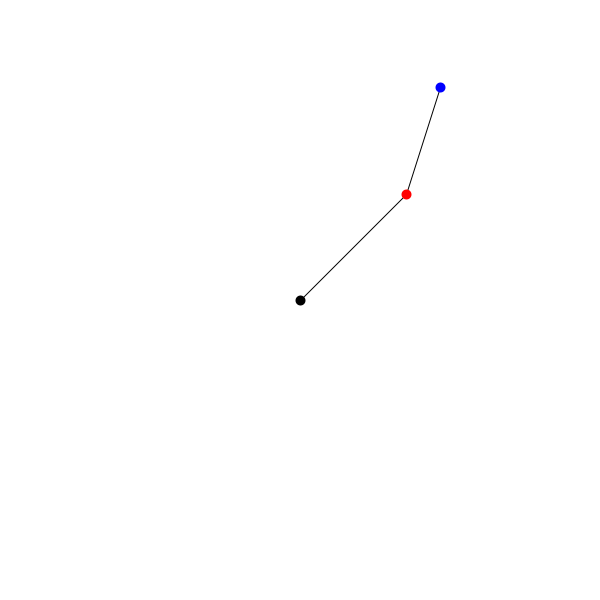
Frame 1 (no input)
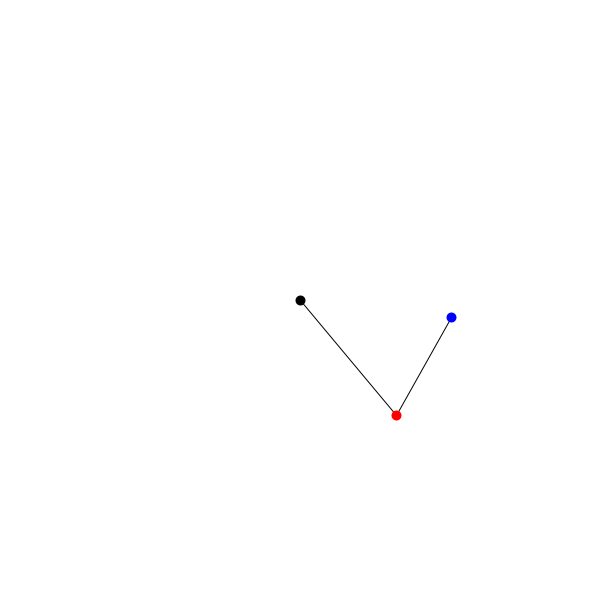
Frame 60 (the mouse pressed at the canvas centre just before this capture)
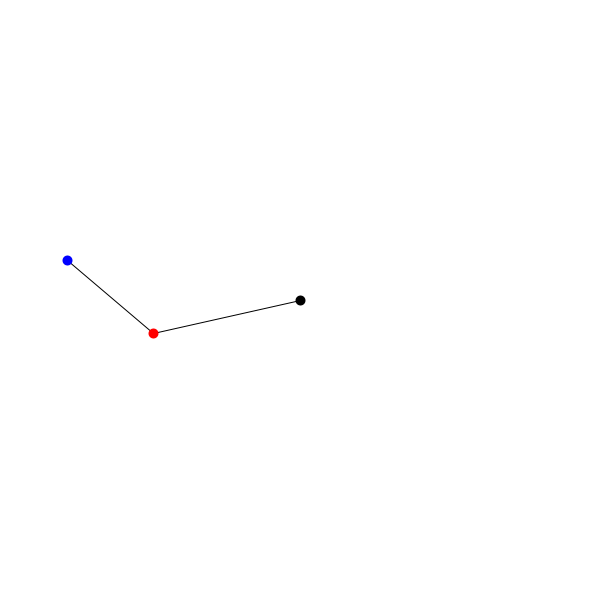
Frame 120 (the mouse held since frame 60 and released just before this capture)

The Processing sketch that drew these frames (run headless with seeded random() and noise(); from frame 60 on, the mouse is pressed at the canvas centre):

// Processing sketch: doublePendulum
// ── doublePendulum.pde

float g = 10;
float dt = .01;
float m1 = 1;
float m2 = 1;
float l1 = 1;
float l2 = .75;

float theta1, theta2, theta1Dot, theta2Dot;

void setup() {
  size(600, 600);
  frameRate(60);
  background(255);

  theta1 = 3*PI/4;
  theta2 = .9*PI;
  theta1Dot = 0;
  theta2Dot = 0;
}

void drawPoint(float x, float y) {

  point(x*width*.25 + width*.5, -y*height*.25 + height*.5);
}

void drawLine(float x1, float y1, float x2, float y2) {
  line(x1*width*.25 + width*.5, -y1*height*.25 + height*.5, 
    x2*width*.25 + width*.5, -y2*height*.25 + height*.5);
}

void draw() {
  background(255);

  float a = (m1 + m2)*l1;
  float b = m2*l2*cos(theta1 - theta2);

  float c = -m2*l2*theta2Dot*theta2Dot*sin(theta1 - theta2) - 
    g*(m1 + m2)*sin(theta1);

  float d = m2*l1*cos(theta1 - theta2);
  float e = m2*l2;
  float f = m2*l1*theta1Dot*theta1Dot*sin(theta1 - theta2) - 
    m2*g*sin(theta2);

  float theta2DotDot = (f - c*d/a)/(e - b*d/a);
  float theta1DotDot = (c - b*theta2DotDot)/a;

  theta1Dot += dt*theta1DotDot;
  theta2Dot += dt*theta2DotDot;

  theta1Dot *= .999999;
  theta2Dot *= .999999;
  
  theta1 += dt*theta1Dot;
  theta2 += dt*theta2Dot;

  float x1 = l1*sin(theta1);
  float y1 = -l1*cos(theta1);
  float x2 = x1 + l2*sin(theta2);
  float y2 = y1 - l2*cos(theta2);

  stroke(0);
  strokeWeight(1);
  drawLine(0, 0, x1, y1);
  drawLine(x1, y1, x2, y2);
  strokeWeight(10);
  drawPoint(0, 0);
  stroke(255, 0, 0);
  drawPoint(x1, y1);
  stroke(0, 0, 255);
  drawPoint(x2, y2);
}
